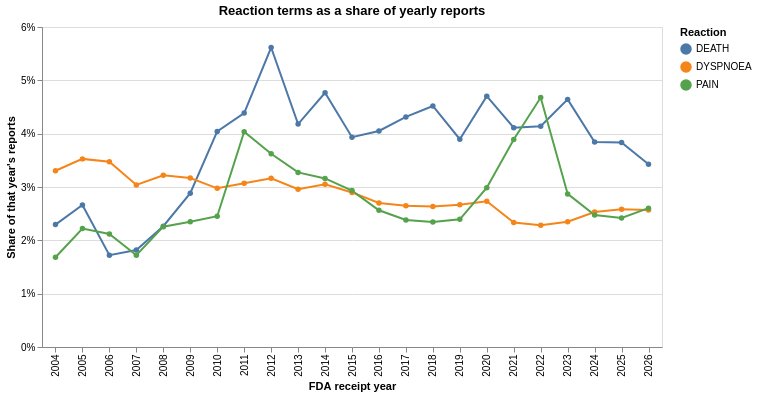

Write the Vega-Lite specification saved for this chart.
### Vega-Lite specification from a JSON file in a GitHub repository (floating-point values rounded to 4 significant figures)
{"config": {"view": {"continuousWidth": 300, "continuousHeight": 300}}, "data": {"name": "data-a8cd4c17475584a69e56772895bb8f4f"}, "mark": {"type": "line", "point": true}, "encoding": {"color": {"field": "pt", "scale": {"range": ["#4C78A8", "#F58518", "#54A24B", "#E45756", "#72B7B2", "#B279A2", "#9D755D"]}, "title": "Reaction", "type": "nominal"}, "tooltip": [{"field": "year", "type": "ordinal"}, {"field": "pt", "type": "nominal"}, {"field": "share", "format": ".2%", "type": "quantitative"}, {"field": "reports", "format": ",", "type": "quantitative"}], "x": {"field": "year", "title": "FDA receipt year", "type": "ordinal"}, "y": {"axis": {"format": "%"}, "field": "share", "title": "Share of that year's reports", "type": "quantitative"}}, "height": 320, "title": "Reaction terms as a share of yearly reports", "width": 620, "$schema": "https://vega.github.io/schema/vega-lite/v6.1.0.json", "datasets": {"data-a8cd4c17475584a69e56772895bb8f4f": [{"year": 2004, "pt": "DEATH", "reports": 4709, "total_reports": 205154, "share": 0.02295}, {"year": 2005, "pt": "DEATH", "reports": 6138, "total_reports": 230441, "share": 0.02664}, {"year": 2006, "pt": "DEATH", "reports": 4219, "total_reports": 245237, "share": 0.0172}, {"year": 2007, "pt": "DEATH", "reports": 4810, "total_reports": 264528, "share": 0.01818}, {"year": 2008, "pt": "DEATH", "reports": 7011, "total_reports": 309538, "share": 0.02265}, {"year": 2009, "pt": "DEATH", "reports": 9679, "total_reports": 335508, "share": 0.02885}, {"year": 2010, "pt": "DEATH", "reports": 19240, "total_reports": 475980, "share": 0.04042}, {"year": 2011, "pt": "DEATH", "reports": 23629, "total_reports": 538584, "share": 0.04387}, {"year": 2012, "pt": "DEATH", "reports": 35814, "total_reports": 637755, "share": 0.05616}, {"year": 2013, "pt": "DEATH", "reports": 32168, "total_reports": 769472, "share": 0.04181}, {"year": 2014, "pt": "DEATH", "reports": 38700, "total_reports": 811933, "share": 0.04766}, {"year": 2015, "pt": "DEATH", "reports": 48152, "total_reports": 1224113, "share": 0.03934}, {"year": 2016, "pt": "DEATH", "reports": 46453, "total_reports": 1147014, "share": 0.0405}, {"year": 2017, "pt": "DEATH", "reports": 53144, "total_reports": 1231908, "share": 0.04314}, {"year": 2018, "pt": "DEATH", "reports": 47713, "total_reports": 1055713, "share": 0.0452}, {"year": 2019, "pt": "DEATH", "reports": 55385, "total_reports": 1421252, "share": 0.03897}, {"year": 2020, "pt": "DEATH", "reports": 66772, "total_reports": 1419546, "share": 0.04704}, {"year": 2021, "pt": "DEATH", "reports": 64423, "total_reports": 1566609, "share": 0.04112}, {"year": 2022, "pt": "DEATH", "reports": 63217, "total_reports": 1526834, "share": 0.0414}, {"year": 2023, "pt": "DEATH", "reports": 64327, "total_reports": 1385487, "share": 0.04643}, {"year": 2024, "pt": "DEATH", "reports": 51509, "total_reports": 1340061, "share": 0.03844}, {"year": 2025, "pt": "DEATH", "reports": 53287, "total_reports": 1389118, "share": 0.03836}, {"year": 2026, "pt": "DEATH", "reports": 27136, "total_reports": 792341, "share": 0.03425}, {"year": 2004, "pt": "DYSPNOEA", "reports": 6780, "total_reports": 205154, "share": 0.03305}, {"year": 2005, "pt": "DYSPNOEA", "reports": 8128, "total_reports": 230441, "share": 0.03527}, {"year": 2006, "pt": "DYSPNOEA", "reports": 8517, "total_reports": 245237, "share": 0.03473}, {"year": 2007, "pt": "DYSPNOEA", "reports": 8037, "total_reports": 264528, "share": 0.03038}, {"year": 2008, "pt": "DYSPNOEA", "reports": 9966, "total_reports": 309538, "share": 0.0322}, {"year": 2009, "pt": "DYSPNOEA", "reports": 10632, "total_reports": 335508, "share": 0.03169}, {"year": 2010, "pt": "DYSPNOEA", "reports": 14161, "total_reports": 475980, "share": 0.02975}, {"year": 2011, "pt": "DYSPNOEA", "reports": 16526, "total_reports": 538584, "share": 0.03068}, {"year": 2012, "pt": "DYSPNOEA", "reports": 20172, "total_reports": 637755, "share": 0.03163}, {"year": 2013, "pt": "DYSPNOEA", "reports": 22772, "total_reports": 769472, "share": 0.02959}, {"year": 2014, "pt": "DYSPNOEA", "reports": 24777, "total_reports": 811933, "share": 0.03052}, {"year": 2015, "pt": "DYSPNOEA", "reports": 35475, "total_reports": 1224113, "share": 0.02898}, {"year": 2016, "pt": "DYSPNOEA", "reports": 30962, "total_reports": 1147014, "share": 0.02699}, {"year": 2017, "pt": "DYSPNOEA", "reports": 32641, "total_reports": 1231908, "share": 0.0265}, {"year": 2018, "pt": "DYSPNOEA", "reports": 27813, "total_reports": 1055713, "share": 0.02635}, {"year": 2019, "pt": "DYSPNOEA", "reports": 37885, "total_reports": 1421252, "share": 0.02666}, {"year": 2020, "pt": "DYSPNOEA", "reports": 38771, "total_reports": 1419546, "share": 0.02731}, {"year": 2021, "pt": "DYSPNOEA", "reports": 36543, "total_reports": 1566609, "share": 0.02333}, {"year": 2022, "pt": "DYSPNOEA", "reports": 34855, "total_reports": 1526834, "share": 0.02283}, {"year": 2023, "pt": "DYSPNOEA", "reports": 32527, "total_reports": 1385487, "share": 0.02348}, {"year": 2024, "pt": "DYSPNOEA", "reports": 33898, "total_reports": 1340061, "share": 0.0253}, {"year": 2025, "pt": "DYSPNOEA", "reports": 35892, "total_reports": 1389118, "share": 0.02584}, {"year": 2026, "pt": "DYSPNOEA", "reports": 20367, "total_reports": 792341, "share": 0.0257}, {"year": 2004, "pt": "PAIN", "reports": 3452, "total_reports": 205154, "share": 0.01683}, {"year": 2005, "pt": "PAIN", "reports": 5117, "total_reports": 230441, "share": 0.02221}, {"year": 2006, "pt": "PAIN", "reports": 5195, "total_reports": 245237, "share": 0.02118}, {"year": 2007, "pt": "PAIN", "reports": 4550, "total_reports": 264528, "share": 0.0172}, {"year": 2008, "pt": "PAIN", "reports": 6983, "total_reports": 309538, "share": 0.02256}, {"year": 2009, "pt": "PAIN", "reports": 7879, "total_reports": 335508, "share": 0.02348}, {"year": 2010, "pt": "PAIN", "reports": 11672, "total_reports": 475980, "share": 0.02452}, {"year": 2011, "pt": "PAIN", "reports": 21741, "total_reports": 538584, "share": 0.04037}, {"year": 2012, "pt": "PAIN", "reports": 23109, "total_reports": 637755, "share": 0.03623}, {"year": 2013, "pt": "PAIN", "reports": 25186, "total_reports": 769472, "share": 0.03273}, {"year": 2014, "pt": "PAIN", "reports": 25666, "total_reports": 811933, "share": 0.03161}, {"year": 2015, "pt": "PAIN", "reports": 35902, "total_reports": 1224113, "share": 0.02933}, {"year": 2016, "pt": "PAIN", "reports": 29398, "total_reports": 1147014, "share": 0.02563}, {"year": 2017, "pt": "PAIN", "reports": 29351, "total_reports": 1231908, "share": 0.02383}, {"year": 2018, "pt": "PAIN", "reports": 24754, "total_reports": 1055713, "share": 0.02345}, {"year": 2019, "pt": "PAIN", "reports": 34028, "total_reports": 1421252, "share": 0.02394}, {"year": 2020, "pt": "PAIN", "reports": 42402, "total_reports": 1419546, "share": 0.02987}, {"year": 2021, "pt": "PAIN", "reports": 60974, "total_reports": 1566609, "share": 0.03892}, {"year": 2022, "pt": "PAIN", "reports": 71415, "total_reports": 1526834, "share": 0.04677}, {"year": 2023, "pt": "PAIN", "reports": 39770, "total_reports": 1385487, "share": 0.0287}, {"year": 2024, "pt": "PAIN", "reports": 33186, "total_reports": 1340061, "share": 0.02476}, {"year": 2025, "pt": "PAIN", "reports": 33613, "total_reports": 1389118, "share": 0.0242}, {"year": 2026, "pt": "PAIN", "reports": 20627, "total_reports": 792341, "share": 0.02603}]}}
